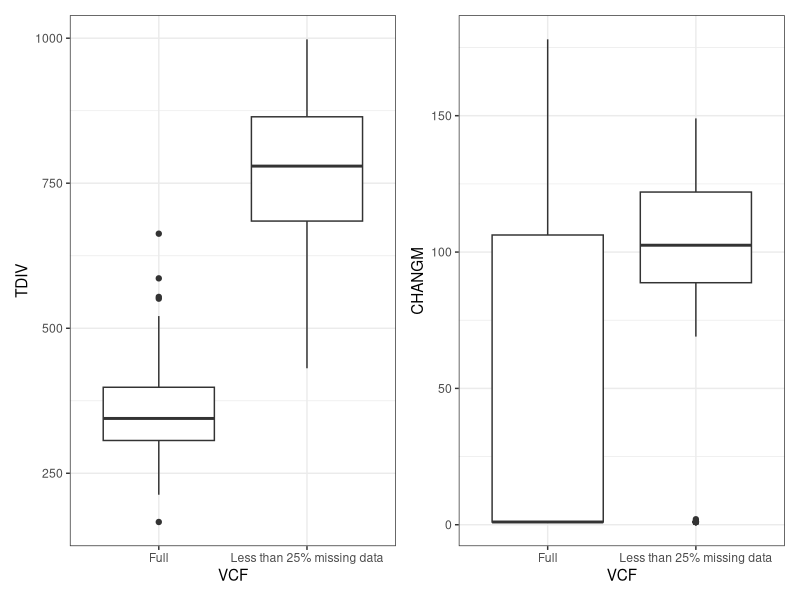

R code for this plot:
###PLOTTING THE RESULTS

library(tidyverse)
library(patchwork)

fina_data<-read_csv("fina_data.csv")

tdiv<-fina_data %>% ggplot(mapping=aes(x=VCF,y=TDIV)) + geom_boxplot() + theme_bw()

changm<-fina_data %>% ggplot(mapping=aes(x=VCF,y=CHANGM)) + geom_boxplot() + theme_bw()

pdf(file="tochange_boxplot.pdf")

tdiv + changm

dev.off()
